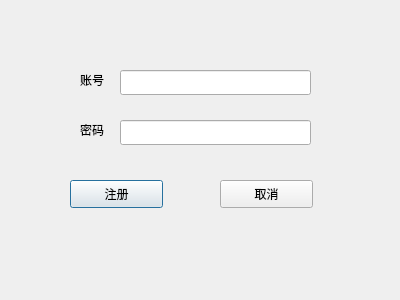
<?xml version="1.0" encoding="UTF-8"?>
<ui version="4.0">
 <class>Dialog_login</class>
 <widget class="QDialog" name="Dialog_login">
  <property name="geometry">
   <rect>
    <x>0</x>
    <y>0</y>
    <width>400</width>
    <height>300</height>
   </rect>
  </property>
  <property name="windowTitle">
   <string>Dialog</string>
  </property>
  <widget class="QPushButton" name="login_button">
   <property name="geometry">
    <rect>
     <x>70</x>
     <y>180</y>
     <width>93</width>
     <height>28</height>
    </rect>
   </property>
   <property name="text">
    <string>注册</string>
   </property>
  </widget>
  <widget class="QPushButton" name="login_rejected_button">
   <property name="geometry">
    <rect>
     <x>220</x>
     <y>180</y>
     <width>93</width>
     <height>28</height>
    </rect>
   </property>
   <property name="text">
    <string>取消</string>
   </property>
  </widget>
  <widget class="QLabel" name="label">
   <property name="geometry">
    <rect>
     <x>80</x>
     <y>70</y>
     <width>69</width>
     <height>19</height>
    </rect>
   </property>
   <property name="text">
    <string>账号</string>
   </property>
  </widget>
  <widget class="QLabel" name="label_2">
   <property name="geometry">
    <rect>
     <x>80</x>
     <y>120</y>
     <width>69</width>
     <height>19</height>
    </rect>
   </property>
   <property name="text">
    <string>密码</string>
   </property>
  </widget>
  <widget class="QLineEdit" name="countValue">
   <property name="geometry">
    <rect>
     <x>120</x>
     <y>70</y>
     <width>191</width>
     <height>25</height>
    </rect>
   </property>
  </widget>
  <widget class="QLineEdit" name="passwordValue">
   <property name="geometry">
    <rect>
     <x>120</x>
     <y>120</y>
     <width>191</width>
     <height>25</height>
    </rect>
   </property>
   <property name="focusPolicy">
    <enum>Qt::FocusPolicy::WheelFocus</enum>
   </property>
   <property name="echoMode">
    <enum>QLineEdit::EchoMode::Password</enum>
   </property>
  </widget>
 </widget>
 <resources/>
 <connections/>
</ui>
